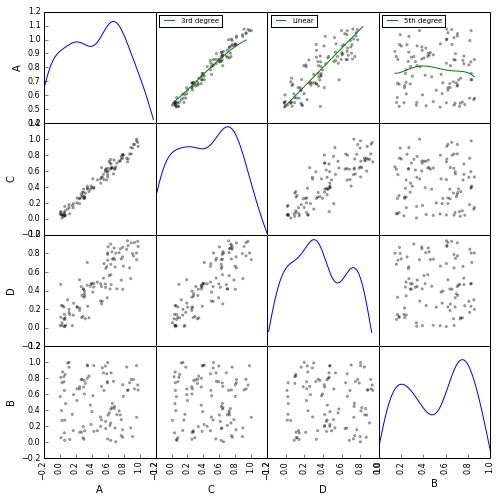

The Python source for this figure:
# -*- coding: utf-8 -*-
#Haozhe Wang
#Problem 4


import pandas as pd
import matplotlib.pyplot as plt
import pylab
import numpy as np
from scipy import polyfit

genesfile = pd.read_csv('genes.dat')

data = genesfile[['A','C','D','B']]

cool = pd.scatter_matrix(data, figsize = (8,8), diagonal = 'kde', color = 'k', alpha = 0.3)
#cool.set_title('Genes correalted to Group A')

#Fitting lines
B_coefficients = polyfit(genesfile['B'],genesfile['A'],5)
Bx_sort = sorted(genesfile['B'])
By_values = polyval(B_coefficients, Bx_sort)
cool[0,3].plot(Bx_sort, By_values, 'g-', label = '5th degree')
cool[0,3].legend(loc='upper left', fontsize='x-small')

C_coefficients = polyfit(genesfile['C'],genesfile['A'],1)
Cx_sort = sorted(genesfile['C'])
Cy_values = polyval(C_coefficients, Cx_sort)
cool[0,2].plot(Cx_sort, Cy_values, 'g-', label = 'Linear')
cool[0,2].legend(loc='upper left', fontsize='x-small')

D_coefficients = polyfit(genesfile['D'],genesfile['A'],3)
Dx_sort = sorted(genesfile['D'])
Dy_values = polyval(D_coefficients, Dx_sort)
cool[0,1].plot(Dx_sort, Dy_values, 'g-', label = '3rd degree')
cool[0,1].legend(loc='upper left', fontsize='x-small')


pd.scatter_matrix.savefig('Problem4.png', dpi = 300)

# <codecell>


